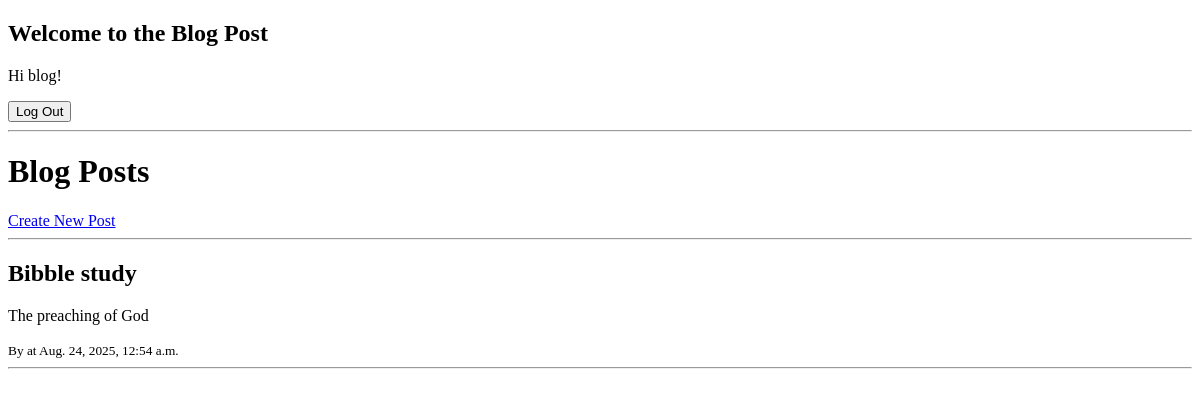
Page / (signed in) on the earlier database version.
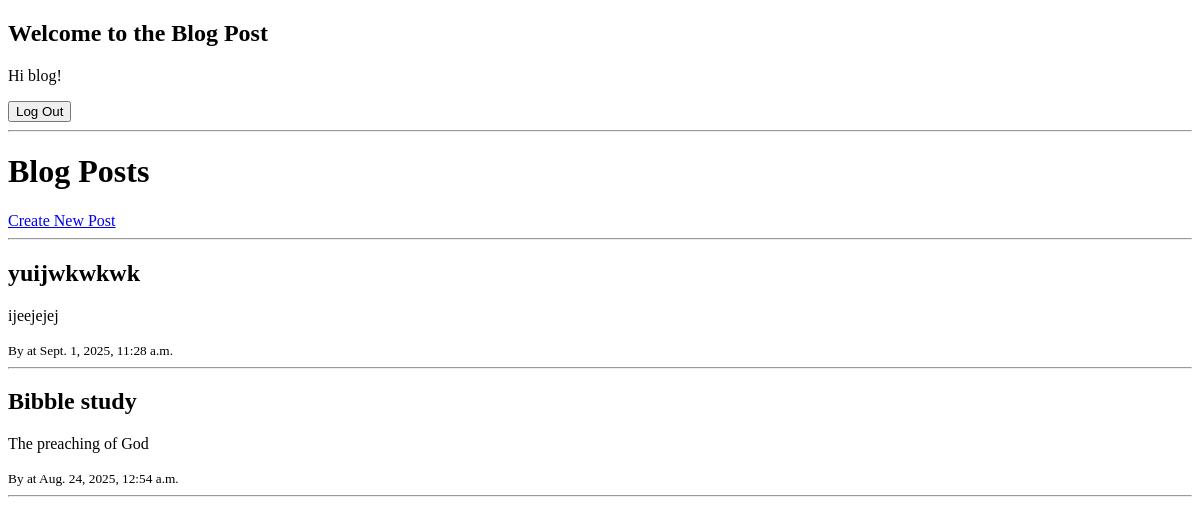
Same page on the later database version.
### blog/models.py (models this page shows, shortened)
class BlogPost(models.Model):
    title = models.CharField(max_length=200)
    content = models.TextField()
    created_at = models.DateTimeField(auto_now_add=True)
    updated_at = models.DateTimeField(auto_now=True)

### blog/views.py (the view)
# urls.py: path("", views.home, name="home"),
def home(request):
    posts = BlogPost.objects.all().order_by("-created_at")
    return render(request, "blog/home.html", {"posts": posts})

### blog/templates/blog/home.html (shortened to what this page needs)
{% extends "base.html" %}
{% block content %}
  {% if user.is_authenticated %}
    <h2>Welcome to the Blog Post</h2>
    <p>Hi {{ user.username }}!</p>
    <form action="{% url 'logout' %}" method="post">
      <button type="submit">Log Out</button>
    </form>
    <hr>
    <h1>Blog Posts</h1>
    <a href="{% url 'create_post' %}">Create New Post</a>
    <hr>
    {% for post in posts %}
        <h2>{{ post.title }}</h2>
        <p>{{ post.content|truncatewords:30 }}</p>
        <small>
          By {{ post.author.username }} at {{ post.created_at }}
        </small>
        <hr>
    {% empty %}
        <p>No posts yet.</p>
    {% endfor %}
  {% else %}
    <h2>You are not logged in</h2>
    <p><a href="{% url 'login' %}">Log in</a> to view blog posts.</p>
  {% endif %}
{% endblock %}

Differences in the rows shown:
added BlogPost: title "yuijwkwkwk", content "ijeejejej", created_at "Sept. 1, 2025, 11:28 a.m."
